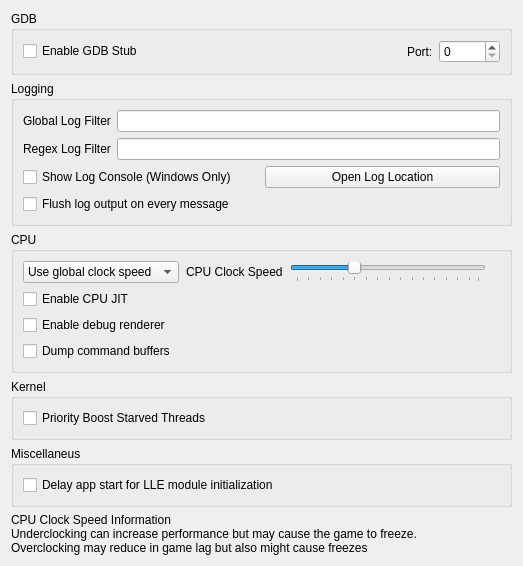
<?xml version="1.0" encoding="UTF-8"?>
<ui version="4.0">
 <class>ConfigureDebug</class>
 <widget class="QWidget" name="ConfigureDebug">
  <property name="geometry">
   <rect>
    <x>0</x>
    <y>0</y>
    <width>523</width>
    <height>458</height>
   </rect>
  </property>
  <property name="windowTitle">
   <string>Form</string>
  </property>
  <layout class="QVBoxLayout" name="verticalLayout_1">
   <item>
    <layout class="QVBoxLayout" name="verticalLayout_2">
     <item>
      <widget class="QGroupBox" name="groupBox">
       <property name="title">
        <string>GDB</string>
       </property>
       <layout class="QVBoxLayout" name="verticalLayout_3">
        <item>
         <layout class="QHBoxLayout" name="horizontalLayout_1">
          <item>
           <widget class="QCheckBox" name="toggle_gdbstub">
            <property name="text">
             <string>Enable GDB Stub</string>
            </property>
           </widget>
          </item>
          <item>
           <spacer name="horizontalSpacer">
            <property name="orientation">
             <enum>Qt::Horizontal</enum>
            </property>
            <property name="sizeHint" stdset="0">
             <size>
              <width>40</width>
              <height>20</height>
             </size>
            </property>
           </spacer>
          </item>
          <item>
           <widget class="QLabel" name="label_2">
            <property name="text">
             <string>Port:</string>
            </property>
           </widget>
          </item>
          <item>
           <widget class="QSpinBox" name="gdbport_spinbox">
            <property name="maximum">
             <number>65536</number>
            </property>
           </widget>
          </item>
         </layout>
        </item>
       </layout>
      </widget>
     </item>
    </layout>
   </item>
   <item>
    <widget class="QGroupBox" name="groupBox_2">
     <property name="title">
      <string>Logging</string>
     </property>
     <layout class="QVBoxLayout" name="verticalLayout">
      <item>
       <layout class="QHBoxLayout" name="horizontalLayout">
        <item>
         <widget class="QLabel" name="label">
          <property name="text">
           <string>Global Log Filter</string>
          </property>
         </widget>
        </item>
        <item>
         <widget class="QLineEdit" name="log_filter_edit"/>
        </item>
       </layout>
      </item>
      <item>
       <layout class="QHBoxLayout" name="horizontalLayout1">
        <item>
         <widget class="QLabel" name="label_3">
          <property name="text">
           <string>Regex Log Filter</string>
          </property>
         </widget>
        </item>
        <item>
         <widget class="QLineEdit" name="log_regex_filter_edit"/>
        </item>
       </layout>
      </item>
      <item>
       <layout class="QHBoxLayout" name="horizontalLayout2">
        <item>
         <widget class="QCheckBox" name="toggle_console">
          <property name="text">
           <string>Show Log Console (Windows Only)</string>
          </property>
         </widget>
        </item>
        <item>
         <widget class="QPushButton" name="open_log_button">
          <property name="text">
           <string>Open Log Location</string>
          </property>
         </widget>
        </item>
       </layout>
      </item>
      <item>
        <widget class="QCheckBox" name="instant_debug_log">
          <property name="text">
            <string>Flush log output on every message</string>
          </property>
          <property name="toolTip">
            <string>&lt;html&gt;&lt;body&gt;Immediately commits the debug log to file. Use this if citra crashes and the log output is being cut.&lt;br&gt;Enabling this feature will decrease performance, only use it for debugging purposes.&lt;/body&gt;&lt;/html&gt;</string>
          </property>
        </widget>
      </item>
     </layout>
    </widget>
   </item>
   <item>
    <widget class="QGroupBox" name="groupBox_4">
     <property name="title">
      <string>CPU</string>
     </property>
     <layout class="QGridLayout" name="clock_speed_GLayout">
      <item row="1" column="0">
       <widget class="QWidget" name="clock_speed_widget" native="true">
        <layout class="QHBoxLayout" name="clock_speed_layout">
         <property name="spacing">
          <number>7</number>
         </property>
         <property name="leftMargin">
          <number>0</number>
         </property>
         <property name="topMargin">
          <number>0</number>
         </property>
         <property name="rightMargin">
          <number>0</number>
         </property>
         <property name="bottomMargin">
          <number>0</number>
         </property>
         <item>
          <widget class="QComboBox" name="clock_speed_combo">
           <item>
            <property name="text">
             <string>Use global clock speed</string>
            </property>
           </item>
           <item>
            <property name="text">
             <string>Set clock speed:</string>
            </property>
           </item>
          </widget>
         </item>
         <item>
          <widget class="QLabel" name="clock_speed_label">
           <property name="text">
            <string>CPU Clock Speed</string>
           </property>
          </widget>
         </item>
         <item>
          <widget class="QSlider" name="slider_clock_speed">
           <property name="toolTip">
            <string>&lt;html&gt;&lt;body&gt;Changes the emulated CPU clock frequency.&lt;br&gt;Underclocking can increase performance but may cause the game to freeze.&lt;br&gt;Overclocking may reduce in game lag but also might cause freezes&lt;/body&gt;&lt;/html&gt;</string>
           </property>
           <property name="minimum">
            <number>0</number>
           </property>
           <property name="maximum">
            <number>79</number>
           </property>
           <property name="singleStep">
            <number>5</number>
           </property>
           <property name="pageStep">
            <number>15</number>
           </property>
           <property name="value">
            <number>25</number>
           </property>
           <property name="orientation">
            <enum>Qt::Horizontal</enum>
           </property>
           <property name="tickPosition">
            <enum>QSlider::TicksBelow</enum>
           </property>
          </widget>
         </item>
         <item>
          <widget class="QLabel" name="clock_display_label">
           <property name="text">
            <string/>
           </property>
           <property name="alignment">
            <set>Qt::AlignRight|Qt::AlignTrailing|Qt::AlignVCenter</set>
           </property>
          </widget>
         </item>
        </layout>
       </widget>
      </item>
      <item row="2" column="0">
       <widget class="QCheckBox" name="toggle_cpu_jit">
        <property name="toolTip">
         <string>&lt;html&gt;&lt;head/&gt;&lt;body&gt;&lt;p&gt;Enables the use of the ARM JIT compiler for emulating the 3DS CPUs. Don't disable unless for debugging purposes&lt;/p&gt;&lt;/body&gt;&lt;/html&gt;</string>
        </property>
        <property name="text">
         <string>Enable CPU JIT</string>
        </property>
       </widget>
      </item>
      <item row="3" column="0">
       <widget class="QCheckBox" name="toggle_renderer_debug">
        <property name="text">
         <string>Enable debug renderer</string>
        </property>
       </widget>
      </item>
      <item row="4" column="0">
       <widget class="QCheckBox" name="toggle_dump_command_buffers">
        <property name="text">
         <string>Dump command buffers</string>
        </property>
       </widget>
      </item>
     </layout>
    </widget>
   </item>
   <item>
    <widget class="QGroupBox" name="groupBox_5">
     <property name="title">
      <string>Kernel</string>
     </property>
     <layout class="QGridLayout" name="gridLayout_3">
      <item row="1" column="0">
       <widget class="QCheckBox" name="toggle_priority_boost_starved_threads">
        <property name="toolTip">
         <string>&lt;html&gt;&lt;head/&gt;&lt;body&gt;&lt;p&gt;Boost low priority starved threads during kernel rescheduling. This may improve the performance.&lt;/p&gt;&lt;/body&gt;&lt;/html&gt;</string>
        </property>
        <property name="text">
         <string>Priority Boost Starved Threads</string>
        </property>
       </widget>
      </item>
     </layout>
    </widget>
   </item>
    <item>
      <widget class="QGroupBox" name="groupBox_6">
        <property name="title">
          <string>Miscellaneus</string>
        </property>
        <layout class="QGridLayout" name="gridLayout_4">
          <item row="1" column="0">
            <widget class="QCheckBox" name="delay_start_for_lle_modules">
              <property name="toolTip">
                <string>&lt;html&gt;&lt;head/&gt;&lt;body&gt;&lt;p&gt;Introduces a delay to the first ever launched app thread if LLE modules are enabled, to allow them to initialize.&lt;/p&gt;&lt;/body&gt;&lt;/html&gt;</string>
              </property>
              <property name="text">
                <string>Delay app start for LLE module initialization</string>
              </property>
            </widget>
          </item>
        </layout>
      </widget>
    </item>
   <item>
    <widget class="QLabel" name="label_cpu_clock_info">
     <property name="text">
      <string>&lt;html&gt;&lt;head/&gt;&lt;body&gt;&lt;p&gt;CPU Clock Speed Information&lt;br/&gt;Underclocking can increase performance but may cause the game to freeze.&lt;br/&gt;Overclocking may reduce in game lag but also might cause freezes&lt;/p&gt;&lt;/body&gt;&lt;/html&gt;</string>
     </property>
     <property name="textFormat">
      <enum>Qt::RichText</enum>
     </property>
    </widget>
   </item>
   <item>
    <spacer name="verticalSpacer">
     <property name="orientation">
      <enum>Qt::Vertical</enum>
     </property>
     <property name="sizeHint" stdset="0">
      <size>
       <width>20</width>
       <height>40</height>
      </size>
     </property>
    </spacer>
   </item>
  </layout>
 </widget>
 <tabstops>
  <tabstop>toggle_gdbstub</tabstop>
  <tabstop>gdbport_spinbox</tabstop>
  <tabstop>log_filter_edit</tabstop>
  <tabstop>toggle_console</tabstop>
  <tabstop>open_log_button</tabstop>
 </tabstops>
 <resources/>
 <connections>
  <connection>
   <sender>toggle_gdbstub</sender>
   <signal>toggled(bool)</signal>
   <receiver>gdbport_spinbox</receiver>
   <slot>setEnabled(bool)</slot>
   <hints>
    <hint type="sourcelabel">
     <x>84</x>
     <y>157</y>
    </hint>
    <hint type="destinationlabel">
     <x>342</x>
     <y>158</y>
    </hint>
   </hints>
  </connection>
 </connections>
</ui>
